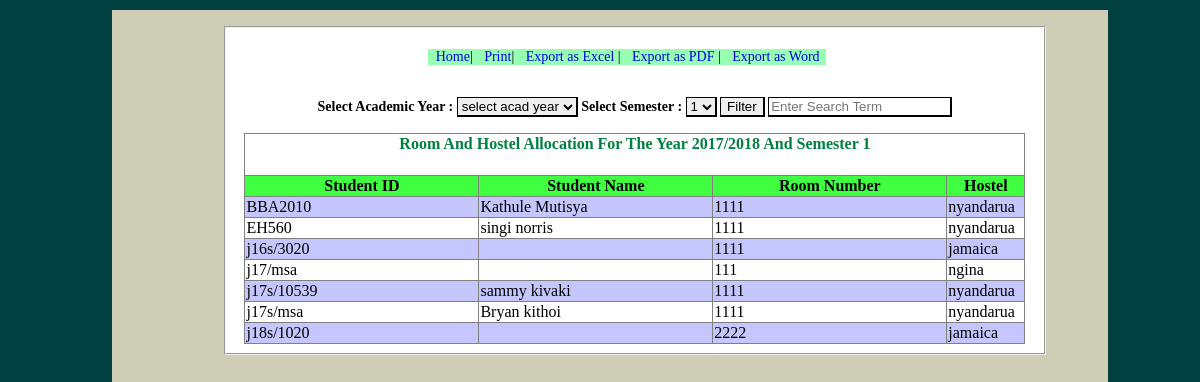
The app's page /admin/query.php with its own data.
### tables this page shows
CREATE TABLE IF NOT EXISTS `session` (
  `id` int(11) NOT NULL AUTO_INCREMENT,
  `year` varchar(20) NOT NULL,
  `sem` enum('1','2','3') NOT NULL,
  PRIMARY KEY (`id`)
);

CREATE TABLE IF NOT EXISTS `room_alloc` (
  `student` varchar(50) NOT NULL,
  `hname` varchar(50) NOT NULL,
  `semester` int(11) NOT NULL,
  `year` varchar(20) NOT NULL,
  `room` int(11) NOT NULL,
  PRIMARY KEY (`student`),
  KEY `room` (`room`)
);

### admin/includes/Database.php (called while the page is built, shortened)
<?php
class Database {
	var $connection = "";
	var $query = "";
	function __construct($sql){
	$this->username = "mutisya";
	$this->password = "kivaki";
	$this->host="localhost";
	$this->database = "tumhostel";
	$this->connection = mysqli_connect($this->host,$this->username,$this->password);
	mysqli_select_db($this->connection,$this->database);
	$this->query = $sql;
	}
	function execute_query(){
		$resp = mysqli_query($this->connection,$this->query)or die(mysql_error());
		return $resp;
		}
	}
?>

### admin/query.php (the view, shortened to what this page needs)
<html>
<head>
<link rel=stylesheet href="styles/reports.css" />
</head>
<body><br />
<fieldset id="rooms"><br />
<div id="topdiv"<ul>
<li><a href=home.php>Home</a>|</li>
<li><a href=javascript:window.print()>Print</a>|</li>
<li><a href=#>Export as Excel</a> | </li>
<li><a href=#>Export as PDF</a> | </li>
<li><a href=#>Export as Word</a></li>
</ul></div><br /><br />
<div id=controls>
<label for=cboacad><b>Select Academic Year :</b></label>
<select id=cboacad><option>select acad year</option></select>
<label for=cbosem><b>Select Semester :</b></label>
<select id=cbosem>
<option value=1>1</option>
</select>
<input type="button" id=btnfilter value="Filter"></input>
<input type="search" placeholder="Enter Search Term" id=txtsearch />
</div>
<?php
include 'includes/Database.php';
$yr = "";
$sem = "";
$sql1 = "SELECT year,sem FROM session";
$db = new Database($sql1);
$resp = $db->execute_query();
while ($row = mysqli_fetch_row($resp)){
	$yr = $row[0];
	$sem = $row[1];
	}
$sql  = "SELECT room_alloc.student,(SELECT concat(fname,' ' ,lname) as fullname from student where studentid = room_alloc.student),room_alloc.room, room_alloc.hname from room_alloc  WHERE semester = '$sem' and year = '$yr'";
$db2 = new Database($sql);
$resp2 = $db2->execute_query();
echo "<table border=1 id=tblres >";
echo "<tr><th colspan=5><h4>Room and Hostel Allocation for the year $yr and Semester $sem</h4></th></tr>";
echo "<tr <tr bgcolor=#40FF40><th>Student ID</th><th>Student Name</th><th>Room Number</th><th>Hostel</th></tr>";
$num = 0;
while ($row = mysqli_fetch_row($resp2)){
	if ($num%2==0){
			echo "<tr id=even><td>$row[0]</td><td>$row[1]</td><td>$row[2]</td><td>$row[3]</td></tr>";
		}
		else {
	echo "<tr><td>$row[0]</td><td>$row[1]</td><td>$row[2]</td><td>$row[3]</td></tr>";
		}
		$num+=1;
	}
echo "</table>";
?>
</fieldset><br />
</body>
</html>

### admin/styles/reports.css (style rules this page uses)
html { background-color:#004040; margin-top:2px; margin-left:6em; margin-right:6em; font-family:"Times New Roman", Times, serif; font-size:14px; font-style:normal; color:#000000; }
body { background-color:#CECDB5; margin-left:2em; margin-bottom:2em; height:auto; }
h1,h2,h3,h4 { color:#008040; text-transform:capitalize; font-family:Georgia, "Times New Roman", Times, serif; font-size:16px; }
table { border-collapse:collapse; margin-left:1%; margin-right:1%; }
td,th { width:30%; font-family:calibri; }
li { margin-left:2%; list-style:none; display:inline; font-family:calibri; }
li a { text-decoration:none; }
#even { background-color:#C6C6FF; }
#rooms { background-color:#FFFFFF; width:80%; margin-left:8em; margin-right:2em; }
#topdiv { width:50%; margin-left:24%; background-color:#97FFB1; float:left; }
#controls { padding: 2%; text-align:center; font-family:calibri; font-family:calibri; }
#controls select, #controls input { border:solid 1px; border-right:solid 2px; border-bottom:solid 2px; }

### records on screen
session: year "2017/2018", sem "1"
room_alloc: student "BBA2010", row "Kathule Mutisya", room "1111", hname "nyandarua"
room_alloc: student "EH560", row "singi norris", room "1111", hname "nyandarua"
room_alloc: student "j16s/3020", room "1111", hname "jamaica"
room_alloc: student "j17/msa", room "111", hname "ngina"
room_alloc: student "j17s/10539", row "sammy kivaki", room "1111", hname "nyandarua"
room_alloc: student "j17s/msa", row "Bryan kithoi", room "1111", hname "nyandarua"
room_alloc: student "j18s/1020", room "2222", hname "jamaica"
